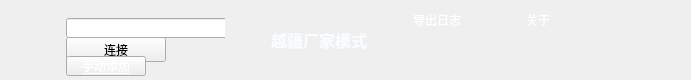
    <widget class="QWidget" name="titleWidget" native="true">
     <property name="sizePolicy">
      <sizepolicy hsizetype="Preferred" vsizetype="Fixed">
       <horstretch>0</horstretch>
       <verstretch>0</verstretch>
      </sizepolicy>
     </property>
     <property name="minimumSize">
      <size>
       <width>0</width>
       <height>80</height>
      </size>
     </property>
     <property name="maximumSize">
      <size>
       <width>16777215</width>
       <height>80</height>
      </size>
     </property>
     <property name="styleSheet">
      <string notr="true"/>
     </property>
     <layout class="QGridLayout" name="gridLayout_2">
      <property name="leftMargin">
       <number>0</number>
      </property>
      <property name="topMargin">
       <number>0</number>
      </property>
      <property name="rightMargin">
       <number>0</number>
      </property>
      <property name="bottomMargin">
       <number>0</number>
      </property>
      <item row="0" column="1">
       <layout class="QHBoxLayout" name="horizontalLayout_3">
        <item>
         <widget class="QWidget" name="searchWidget" native="true">
          <property name="minimumSize">
           <size>
            <width>225</width>
            <height>80</height>
           </size>
          </property>
          <property name="maximumSize">
           <size>
            <width>225</width>
            <height>80</height>
           </size>
          </property>
          <property name="styleSheet">
           <string notr="true"/>
          </property>
          <layout class="QHBoxLayout" name="horizontalLayout_8">
           <property name="spacing">
            <number>0</number>
           </property>
           <property name="leftMargin">
            <number>0</number>
           </property>
           <property name="topMargin">
            <number>0</number>
           </property>
           <property name="rightMargin">
            <number>0</number>
           </property>
           <property name="bottomMargin">
            <number>0</number>
           </property>
           <item>
            <layout class="QHBoxLayout" name="horizontalLayout_20">
             <item>
              <spacer name="horizontalSpacer_18">
               <property name="orientation">
                <enum>Qt::Horizontal</enum>
               </property>
               <property name="sizeType">
                <enum>QSizePolicy::Fixed</enum>
               </property>
               <property name="sizeHint" stdset="0">
                <size>
                 <width>2</width>
                 <height>20</height>
                </size>
               </property>
              </spacer>
             </item>
             <item>
              <widget class="QLabel" name="labelDeviceIcon">
               <property name="sizePolicy">
                <sizepolicy hsizetype="Fixed" vsizetype="Fixed">
                 <horstretch>0</horstretch>
                 <verstretch>0</verstretch>
                </sizepolicy>
               </property>
               <property name="minimumSize">
                <size>
                 <width>54</width>
                 <height>54</height>
                </size>
               </property>
               <property name="maximumSize">
                <size>
                 <width>54</width>
                 <height>54</height>
                </size>
               </property>
               <property name="font">
                <font>
                 <family>Microsoft YaHei UI</family>
                 <weight>50</weight>
                 <italic>false</italic>
                 <bold>false</bold>
                </font>
               </property>
               <property name="styleSheet">
                <string notr="true">QLabel{
	image: url(:/image/images/icon_CR(white).png);
	border-radius: 4px;
	background: qlineargradient(x1: 0, y1: 0, x2: 0, y2: 1,
    stop: 0 rgba(255,255,255,0.00), stop: 1 rgba(255,255,255,0.30));
}
QLabel::disabled{
	image: url(:/image/images/icon_DeviceSearch.png);
	border-radius: 4px;
	background: qlineargradient(x1: 0, y1: 0, x2: 0, y2: 1,
    stop: 0 rgba(255,255,255,0.00), stop: 1 rgba(255,255,255,0.30));
}
</string>
               </property>
               <property name="text">
                <string/>
               </property>
              </widget>
             </item>
             <item>
              <spacer name="horizontalSpacer_16">
               <property name="orientation">
                <enum>Qt::Horizontal</enum>
               </property>
               <property name="sizeType">
                <enum>QSizePolicy::Fixed</enum>
               </property>
               <property name="sizeHint" stdset="0">
                <size>
                 <width>10</width>
                 <height>20</height>
                </size>
               </property>
              </spacer>
             </item>
             <item>
              <layout class="QVBoxLayout" name="verticalLayout_9">
               <property name="sizeConstraint">
                <enum>QLayout::SetMaximumSize</enum>
               </property>
               <item>
                <widget class="QLabel" name="labelTopControlType">
                 <property name="sizePolicy">
                  <sizepolicy hsizetype="Fixed" vsizetype="Preferred">
                   <horstretch>0</horstretch>
                   <verstretch>0</verstretch>
                  </sizepolicy>
                 </property>
                 <property name="minimumSize">
                  <size>
                   <width>160</width>
                   <height>0</height>
                  </size>
                 </property>
                 <property name="font">
                  <font>
                   <pointsize>-1</pointsize>
                   <weight>50</weight>
                   <bold>false</bold>
                  </font>
                 </property>
                 <property name="styleSheet">
                  <string notr="true">color: rgba(255, 255, 255,200);
background-color: transparent;
font-size: 16px;</string>
                 </property>
                 <property name="text">
                  <string notr="true"/>
                 </property>
                </widget>
               </item>
               <item>
                <widget class="QComboBox" name="boxDevice">
                 <property name="sizePolicy">
                  <sizepolicy hsizetype="Preferred" vsizetype="Fixed">
                   <horstretch>0</horstretch>
                   <verstretch>0</verstretch>
                  </sizepolicy>
                 </property>
                 <property name="minimumSize">
                  <size>
                   <width>180</width>
                   <height>20</height>
                  </size>
                 </property>
                 <property name="maximumSize">
                  <size>
                   <width>200</width>
                   <height>1777777</height>
                  </size>
                 </property>
                 <property name="styleSheet">
                  <string notr="true"/>
                 </property>
                 <property name="editable">
                  <bool>true</bool>
                 </property>
                </widget>
               </item>
               <item>
                <widget class="QPushButton" name="btnConnect">
                 <property name="sizePolicy">
                  <sizepolicy hsizetype="Fixed" vsizetype="Fixed">
                   <horstretch>0</horstretch>
                   <verstretch>0</verstretch>
                  </sizepolicy>
                 </property>
                 <property name="minimumSize">
                  <size>
                   <width>100</width>
                   <height>25</height>
                  </size>
                 </property>
                 <property name="maximumSize">
                  <size>
                   <width>100</width>
                   <height>25</height>
                  </size>
                 </property>
                 <property name="styleSheet">
                  <string notr="true"/>
                 </property>
                 <property name="text">
                  <string>连接</string>
                 </property>
                 <property name="checkable">
                  <bool>true</bool>
                 </property>
                </widget>
               </item>
               <item alignment="Qt::AlignLeft">
                <widget class="QPushButton" name="btnManuallyAdd">
                 <property name="minimumSize">
                  <size>
                   <width>0</width>
                   <height>20</height>
                  </size>
                 </property>
                 <property name="font">
                  <font>
                   <pointsize>-1</pointsize>
                   <underline>true</underline>
                  </font>
                 </property>
                 <property name="cursor">
                  <cursorShape>PointingHandCursor</cursorShape>
                 </property>
                 <property name="styleSheet">
                  <string notr="true">font-size:12px;
color: rgb(255, 255, 255);</string>
                 </property>
                 <property name="text">
                  <string>手动添加</string>
                 </property>
                </widget>
               </item>
               <item>
                <spacer name="verticalSpacer_7">
                 <property name="orientation">
                  <enum>Qt::Vertical</enum>
                 </property>
                 <property name="sizeType">
                  <enum>QSizePolicy::Fixed</enum>
                 </property>
                 <property name="sizeHint" stdset="0">
                  <size>
                   <width>20</width>
                   <height>5</height>
                  </size>
                 </property>
                </spacer>
               </item>
              </layout>
             </item>
            </layout>
           </item>
          </layout>
         </widget>
        </item>
        <item>
         <spacer name="horizontalSpacer">
          <property name="orientation">
           <enum>Qt::Horizontal</enum>
          </property>
          <property name="sizeType">
           <enum>QSizePolicy::Expanding</enum>
          </property>
          <property name="sizeHint" stdset="0">
           <size>
            <width>40</width>
            <height>20</height>
           </size>
          </property>
         </spacer>
        </item>
        <item alignment="Qt::AlignHCenter|Qt::AlignVCenter">
         <widget class="QLabel" name="labelTitle">
          <property name="sizePolicy">
           <sizepolicy hsizetype="Expanding" vsizetype="Preferred">
            <horstretch>0</horstretch>
            <verstretch>0</verstretch>
           </sizepolicy>
          </property>
          <property name="styleSheet">
           <string notr="true">border:none;
color: rgba(250, 253, 255,1);
font-size: 16px;
font-weight:bold;</string>
          </property>
          <property name="text">
           <string>越疆厂家模式</string>
          </property>
         </widget>
        </item>
        <item>
         <spacer name="horizontalSpacer_34">
          <property name="orientation">
           <enum>Qt::Horizontal</enum>
          </property>
          <property name="sizeHint" stdset="0">
           <size>
            <width>40</width>
            <height>20</height>
           </size>
          </property>
         </spacer>
        </item>
        <item alignment="Qt::AlignTop">
         <widget class="QPushButton" name="btnLogExport">
          <property name="sizePolicy">
           <sizepolicy hsizetype="Preferred" vsizetype="Fixed">
            <horstretch>0</horstretch>
            <verstretch>0</verstretch>
           </sizepolicy>
          </property>
          <property name="minimumSize">
           <size>
            <width>0</width>
            <height>40</height>
           </size>
          </property>
          <property name="maximumSize">
           <size>
            <width>16777215</width>
            <height>40</height>
           </size>
          </property>
          <property name="styleSheet">
           <string notr="true">border:none;
color: rgb(255, 255, 255);
text-align: center;</string>
          </property>
          <property name="text">
           <string>导出日志</string>
          </property>
          <property name="icon">
           <iconset resource="resource.qrc">
            <normaloff>:/image/images/icon_export_toolLogs.png</normaloff>:/image/images/icon_export_toolLogs.png</iconset>
          </property>
         </widget>
        </item>
        <item alignment="Qt::AlignTop">
         <widget class="QPushButton" name="btnMax">
          <property name="sizePolicy">
           <sizepolicy hsizetype="Expanding" vsizetype="Fixed">
            <horstretch>0</horstretch>
            <verstretch>0</verstretch>
           </sizepolicy>
          </property>
          <property name="minimumSize">
           <size>
            <width>40</width>
            <height>40</height>
           </size>
          </property>
          <property name="maximumSize">
           <size>
            <width>40</width>
            <height>40</height>
           </size>
          </property>
          <property name="styleSheet">
           <string notr="true">image: url(:/image/images2/icon_main_max.png);
border:none;</string>
          </property>
          <property name="text">
           <string/>
          </property>
          <property name="checkable">
           <bool>true</bool>
          </property>
         </widget>
        </item>
        <item alignment="Qt::AlignTop">
         <widget class="QPushButton" name="btnAboutMe">
          <property name="minimumSize">
           <size>
            <width>50</width>
            <height>40</height>
           </size>
          </property>
          <property name="maximumSize">
           <size>
            <width>100</width>
            <height>40</height>
           </size>
          </property>
          <property name="styleSheet">
           <string notr="true">border:none;
  border-radius: 4px;
  color: rgb(255,255,255);
  background-color: transparent;
  font-size: 12px;
  text-align: center;</string>
          </property>
          <property name="text">
           <string>关于</string>
          </property>
         </widget>
        </item>
        <item alignment="Qt::AlignTop">
         <widget class="QPushButton" name="btnLanguage">
          <property name="minimumSize">
           <size>
            <width>30</width>
            <height>40</height>
           </size>
          </property>
          <property name="maximumSize">
           <size>
            <width>30</width>
            <height>40</height>
           </size>
          </property>
          <property name="styleSheet">
           <string notr="true">border:none;
border-color: rgb(255, 0, 0);
background-position: center;</string>
          </property>
          <property name="text">
           <string/>
          </property>
          <property name="icon">
           <iconset resource="resource.qrc">
            <normaloff>:/image/images/english.png</normaloff>
            <normalon>:/image/images/chinese.png</normalon>
            <disabledoff>:/image/images/english.png</disabledoff>
            <disabledon>:/image/images/chinese.png</disabledon>
            <activeoff>:/image/images/english.png</activeoff>
            <activeon>:/image/images/chinese.png</activeon>
            <selectedoff>:/image/images/english.png</selectedoff>
            <selectedon>:/image/images/chinese.png</selectedon>:/image/images/english.png</iconset>
          </property>
          <property name="iconSize">
           <size>
            <width>30</width>
            <height>15</height>
           </size>
          </property>
          <property name="checkable">
           <bool>true</bool>
          </property>
         </widget>
        </item>
        <item alignment="Qt::AlignTop">
         <widget class="QPushButton" name="btnMini">
          <property name="minimumSize">
           <size>
            <width>40</width>
            <height>40</height>
           </size>
          </property>
          <property name="maximumSize">
           <size>
            <width>40</width>
            <height>40</height>
           </size>
          </property>
          <property name="styleSheet">
           <string notr="true">background-image: url(:/image/images2/icon_main_mini.png);
background-position: center;
border:none;</string>
          </property>
          <property name="text">
           <string/>
          </property>
         </widget>
        </item>
        <item alignment="Qt::AlignTop">
         <widget class="QPushButton" name="btnClose">
          <property name="minimumSize">
           <size>
            <width>40</width>
            <height>40</height>
           </size>
          </property>
          <property name="maximumSize">
           <size>
            <width>40</width>
            <height>40</height>
           </size>
          </property>
          <property name="styleSheet">
           <string notr="true">background-image: url(:/image/images2/icon_main_close.png);
background-position: center;
border:none;</string>
          </property>
          <property name="text">
           <string/>
          </property>
         </widget>
        </item>
       </layout>
      </item>
     </layout>
    </widget>
